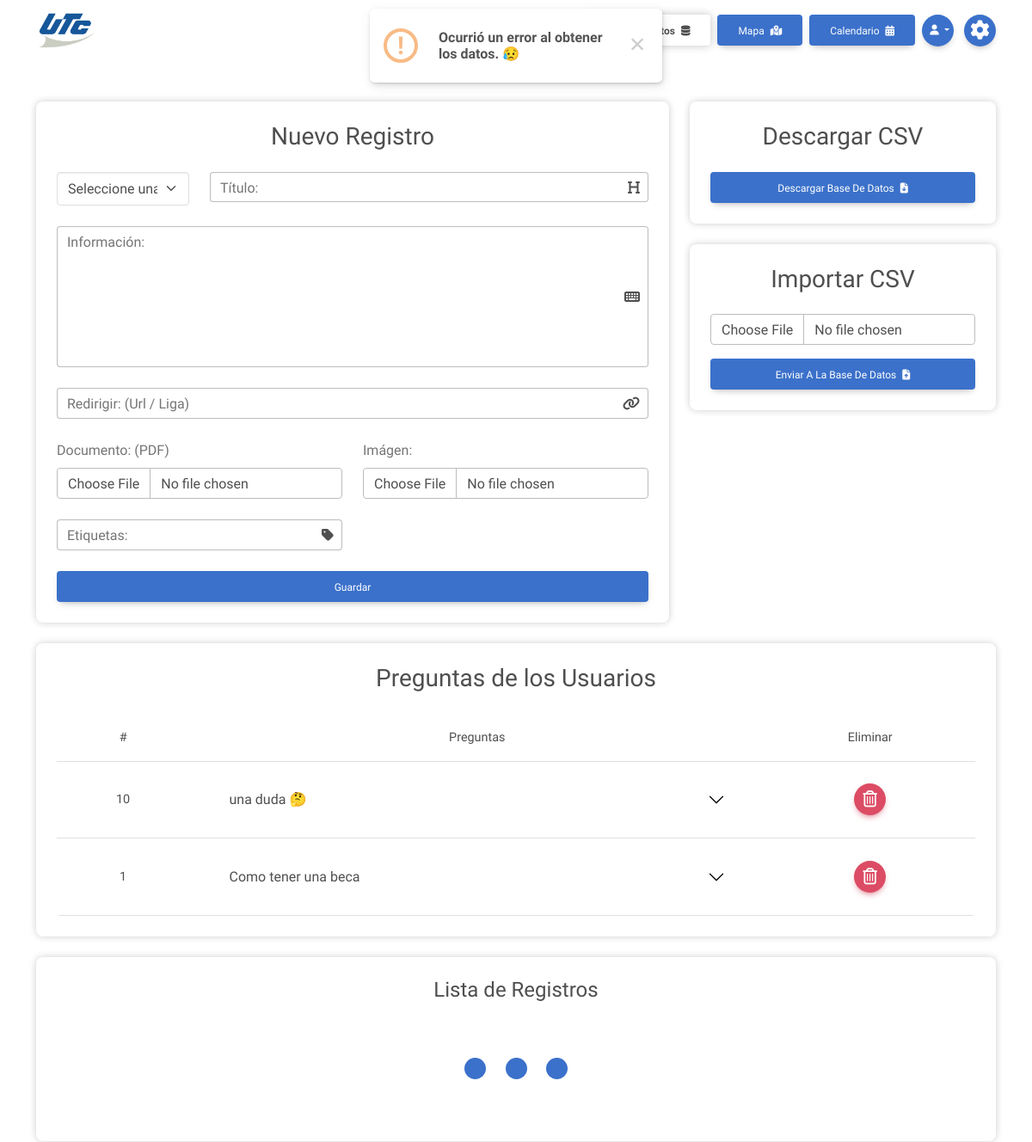
Page /administracion/base_de_datos/ (signed in, upper part) on the earlier database version.
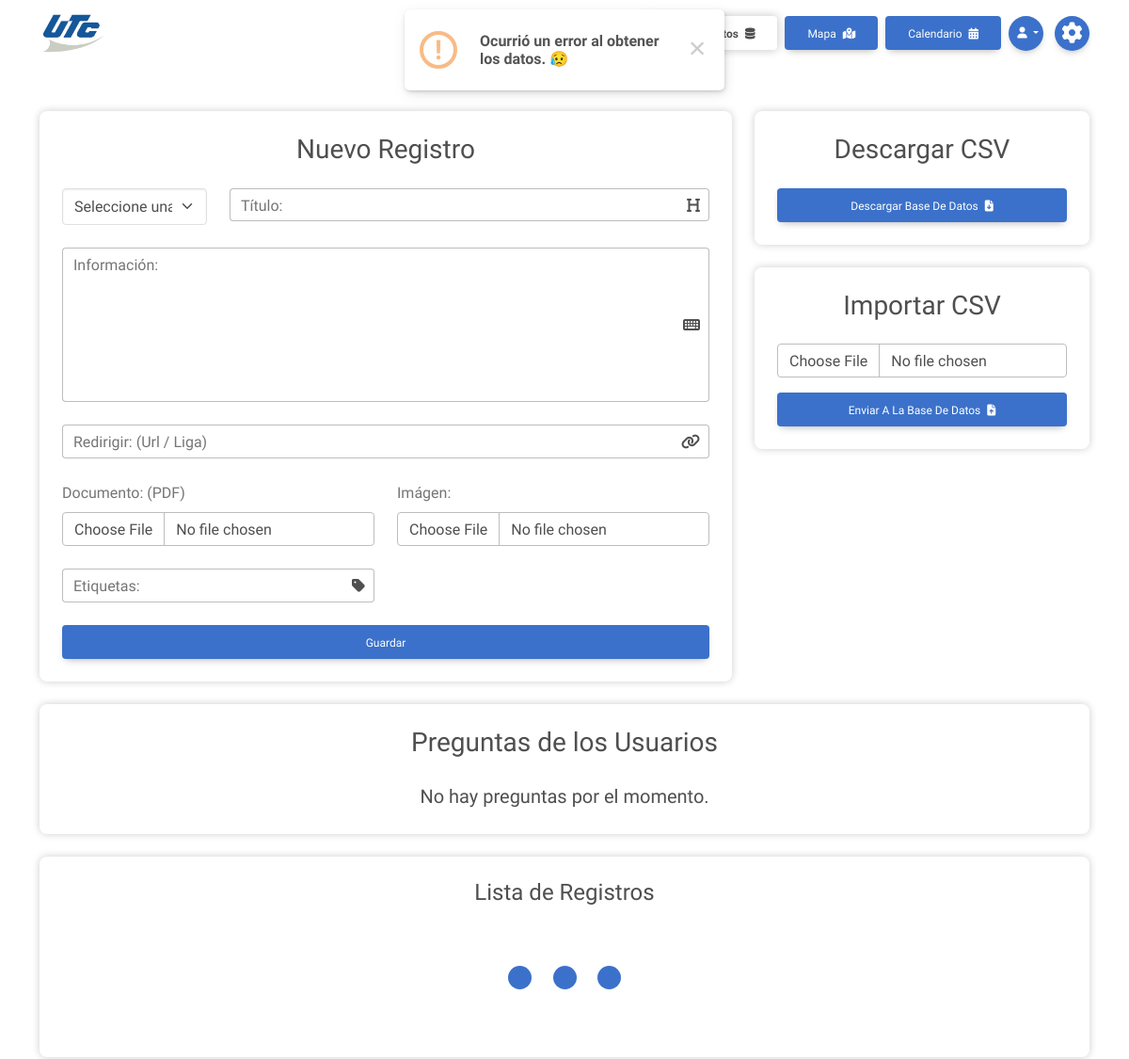
Same page on the later database version.
### cross_asistent/models.py (models this page shows)
class Preguntas(models.Model):
    pregunta = models.CharField(max_length=150)
    descripcion = models.TextField(blank=True)
    fecha = models.DateTimeField(auto_now_add=True)
    class Meta:
        verbose_name = "Pregunta"
        verbose_name_plural = "Preguntas"

### cross_asistent/views.py (the view)
# urls.py: path('administracion/base_de_datos/', views.database_page, name='database_page'),
@login_required
@never_cache
def database_page(request):
    context = { 'active_page':'database','pages':functions.pages, 'preguntas_sending':questions_all, 'categorias':categoriasFilter, 'categoriasall':categoriasall }
    return render(request, 'admin/database.html', context)

### cross_asistent/templates/admin/database.html (shortened to what this page needs)
{% extends 'base/widget.html' %}
{% load static %}
{% block link_home %}{% url 'vista_programador' %}{% endblock %}
{% block link_default %}
{% include 'base/widget_links-admin.html' %}
{% endblock %}
{% block extra_head %}
<link rel="stylesheet" href="https://cdn.datatables.net/1.13.1/css/dataTables.bootstrap5.min.css" />
{% endblock %}
{% block content %}
<main class="container container-fluid py-5">
    <div class="row">
        <section class="col-lg-8">
            <section class="card mb-4">
                <div class="card-body">
                    <h3 class="text-center mb-4">Nuevo Registro</h3>
                    <form method="post" action="{% url 'create_database' %}" data-submit-form id="databaseForm" autocomplete="off">
                        <div class="row">
                            <div class="col-md-3">
                                <div class="form-outline mb-4">
                                    <select class="form-select" id="categoria" name="categoria" required>
                                        <option selected disabled hidden>Seleccione una categoría:</option>
                                    </select>
                                </div>
                            </div>
                            <div class="col">
                                <div class="form-outline mb-4" data-mdb-input-init>
                                    <i class="fa-solid fa-heading trailing"></i>
                                    <input type="text" id="titulo" name="titulo" class="form-control form-icon-trailing" required />
                                    <label class="form-label" for="titulo">Título:</label>
                                </div>
                            </div>
                        </div>
                        <div class="form-outline mb-4" data-mdb-input-init>
                            <i class="fa-solid fa-keyboard trailing"></i>
                            <textarea class="form-control form-icon-trailing" id="informacion" name="informacion" rows="6" required></textarea>
                            <label for="informacion" class="form-label">Información:</label>
                        </div>
                        <div class="row">
                            <div class="col-12">
                                <div class="form-outline mb-4" data-mdb-input-init>
                                    <i class="fa-solid fa-link trailing"></i>
                                    <input type="text" id="redirigir" name="redirigir" class="form-control form-icon-trailing" />
                                    <label class="form-label" for="redirigir">Redirigir: (url / liga)</label>
                                </div>
                            </div>
                            <div class="col-md-6">
                                <div class="mb-4">
                                    <label for="documentos" class="form-label">Documento: (PDF)</label>
                                    <input type="file" class="form-control" id="documentos" name="documento" accept="application/pdf">
                                </div>
                            </div>
                            <div class="col-md-6">
                                <div class="mb-4">
                                    <label for="imagenes" class="form-label">Imágen:</label>
                                    <input type="file" class="form-control" id="imagenes" name="imagen" accept="image/jpeg, image/png, image/webp*">
                                </div>
                            </div>
                        </div>
                        <div class="row tag-group">
                            <div class="col-md-6">
                                <div class="form-outline mb-4" data-mdb-input-init>
                                    <i class="fa-solid fa-tag trailing"></i>
                                    <input type="text" id="addTags" name="addTags" class="form-control form-icon-trailing addTags" />
                                    <label class="form-label" for="addTags">Etiquetas:</label>
                                </div>
                            </div>
                            <div class="col-md-6 mb-4 row ps-4 pe-0 allTags" id="allTags" style="gap: 20px;"></div>
                        </div>
                        <button type="submit" class="btn btn_detail btn-block">Guardar</button>
                    </form>
                </div>
            </section>
        </section>
        <section class="col-lg-4">
            <div>
                <div class="card">
                    <div class="card-body">
                        <h3 class="text-center mb-4">Descargar CSV</h3>
                        <form action="{% url 'export_database' %}" method="get">
                            <button type="submit" class="btn btn_detail btn-block">
                                Descargar Base de Datos <i class="fa-solid fa-file-arrow-down ms-1"></i>
                            </button>
                        </form>
                    </div>
                </div>
            </div>
            <div class="my-4">
                <div class="card">
                    <div class="card-body">
                        <div class="mt5">
                            <h3 class="text-center mb-4">Importar CSV</h3>
                            <form method="POST" enctype="multipart/form-data" action="{% url 'import_database' %}" data-submit-form>
                                <div class="mb-3">
                                    <input type="file" name="file" accept=".csv" class="form-control">
                                </div>
                                <button type="submit" class="btn btn_detail btn-block">
                                    Enviar a la Base de Datos <i class="fa-solid fa-file-arrow-up ms-1"></i>
                                </button>
                            </form>
                        </div>
                    </div>
                </div>
            </div>
        </section>
        <section class="mb-4" id="preguntasEnviadas">
            <div class="card">
                <div class="card-body">
                    <h3 class="text-center mb-4">Preguntas de los Usuarios</h3>
                    {% if preguntas_sending %}
                    <div class="table-responsive rounded" id="table-container">
                        <table class="table table_odd align-middle m-0">
                            <thead>
                                <tr class="text-center">
                                    <th class="d-none d-md-table-cell">#</th>
                                    <th>Preguntas</th>
                                    <th>Eliminar</th>
                                </tr>
                            </thead>
                            <tbody>
                                {% for question in preguntas_sending %}
                                <tr class="table_odd_items">
                                    <td class="text-center d-none d-md-table-cell">{{question.id}}</td>
                                    <td>
                                        <div class="accordion accordion-borderless" id="questionList">
                                            <div class="accordion-item">
                                                <h2 class="accordion-header" id="heading_{{question.id}}">
                                                    <div data-mdb-collapse-init class="accordion-button collapsed" type="button" data-mdb-toggle="collapse"
                                                        data-mdb-target="#collapse_{{question.id}}" aria-expanded="false"
                                                        aria-controls="collapse_{{question.id}}">
                                                        {{question.pregunta}}
                                                    </div>
                                                </h2>
                                            </div>
                                        </div>
                                    </td>
                                    <td>
                                        <div class="d-flex justify-content-center align-items-center">
                                            <form method="post" action="{% url 'question_deleted' %}" data-submit-form>
                                                <button title="Editar Usuario" type="submit" class="btn btn-floating btn-danger">
                                                    <i class="fa-regular fa-trash-can fs-12"></i>
                                                </button>
                                            </form>
                                        </div>
                                    </td>
                                </tr>
                                {% endfor %}
                            </tbody>
                        </table>
                    </div>
                    {% else %}
                    <div class="text-center">
                        <p class="lead m-0">No hay preguntas por el momento.</p>
                    </div>
                    {% endif %}
                </div>
        </section>
        <section>
            <div class="card mb-4">
                <div class="card-body text-center">
                    <h4 class="mb-3">Lista de Registros</h4>
                    <div class="d-flex flex-column align-items-center" data-table-load="tbodyDatabase">
                        <div class="pulse-container my-5">
                            <div class="pulse-bubble bg_detail pulse-bubble-1"></div>
                            <div class="pulse-bubble bg_detail pulse-bubble-2"></div>
                            <div class="pulse-bubble bg_detail pulse-bubble-3"></div>
                        </div>
                    </div>
                </div>
            </div>
        </section>
    </div>
</main>
{% endblock %}

### cross_asistent/templates/base/widget.html (shortened to what this page needs)
{% load static %}
<!DOCTYPE html>
<html lang="es" data-mdb-theme="light">
<head>
    {% block extra_head %}{% endblock %}
    <link rel="stylesheet" href="{% static 'libs/mdb_fontawesome.min.css' %}" />
    <link rel="stylesheet" href="{% static 'css/styles.min.css' %}" />
</head>
<body>
    {% block navbar %}
    <nav class="navbar navbar-expand-lg">
        <div class="container container-fluid">
            <a class="navbar-brand" href="{% block link_home %}/{% endblock %}">
                <img src="{% static 'img/UTC_logo-plano.webp' %}" alt="UTC logo" />
            </a>
            <div class="m-0 d-flex align-items-center">
                <div class="order-lg-last">
                    <button type="button" class="btn btn-floating btn_detail me-2 me-md-0 ms-md-2" title="Configuraciones" data-mdb-ripple-init
                        data-mdb-modal-init data-mdb-target="#configModal">
                        <i class="fa-solid fa-gear fs-14"></i>
                    </button>
                </div>
                <div class="collapse navbar-collapse position-absolute top-100 flex-grow-0" id="navbarText">
                    <ul class="navbar-nav mb-lg-0 px-2 px-lg-0">
                        {% block link_default %}{% endblock %}
                    </ul>
                </div>
            </div>
        </div>
    </nav>
    {% endblock %}
    {% block content %}{% endblock %}
</body>
</html>

### cross_asistent/templates/base/widget_links-admin.html (shortened to what this page needs)
{% load static %}
<li class="nav-item">
    {% if user.is_authenticated %}
    <a class="btn {% if active_page == 'home' %}btn_secondary{% else %}btn_detail{% endif %} m-1 my-lg-0 d-block" href="{% url 'vista_programador' %}">Inicio </a>
    {% endif %}
</li>
{% for page in pages %}
{% if page.access == 'all' %}
<li class="nav-item">
    <a class="btn {% if active_page == page.name %}btn_secondary{% else %}btn_detail{% endif %} m-1 my-lg-0 d-block" href="{% url page.url %}">
        {{ page.display_name }} <i class="{{ page.icon }} ms-1"></i>
    </a>
</li>
{% elif user.is_staff %}
<li class="nav-item">
    <a class="btn {% if active_page == page.name %}btn_secondary{% else %}btn_detail{% endif %} m-1 my-lg-0 d-block" href="{% url page.url %}">
        {{ page.display_name }} <i class="{{ page.icon }} ms-1"></i>
    </a>
</li>
{% endif %}
{% endfor %}
<li class="nav-item">
    <div class="dropdown">
        <a role="button" class="btn btn_detail btn_lg-circle d-block m-1 my-lg-0 dropdown-toggle" data-mdb-dropdown-init data-mdb-ripple-init
            aria-expanded="false" id="dropdownMenuUser">
            <span class="d-inline d-lg-none">{{ user.username }} </span> <i class="fa-solid fa-user ms-1"></i>
        </a>
    </div>
</li>

Differences in the rows shown:
removed Preguntas: id "10", pregunta "una duda 🤔"
removed Preguntas: id "1", pregunta "Como tener una beca"
Other differences:
text no longer shown: "# Preguntas Eliminar"
text now shown: "No hay preguntas por el momento."
